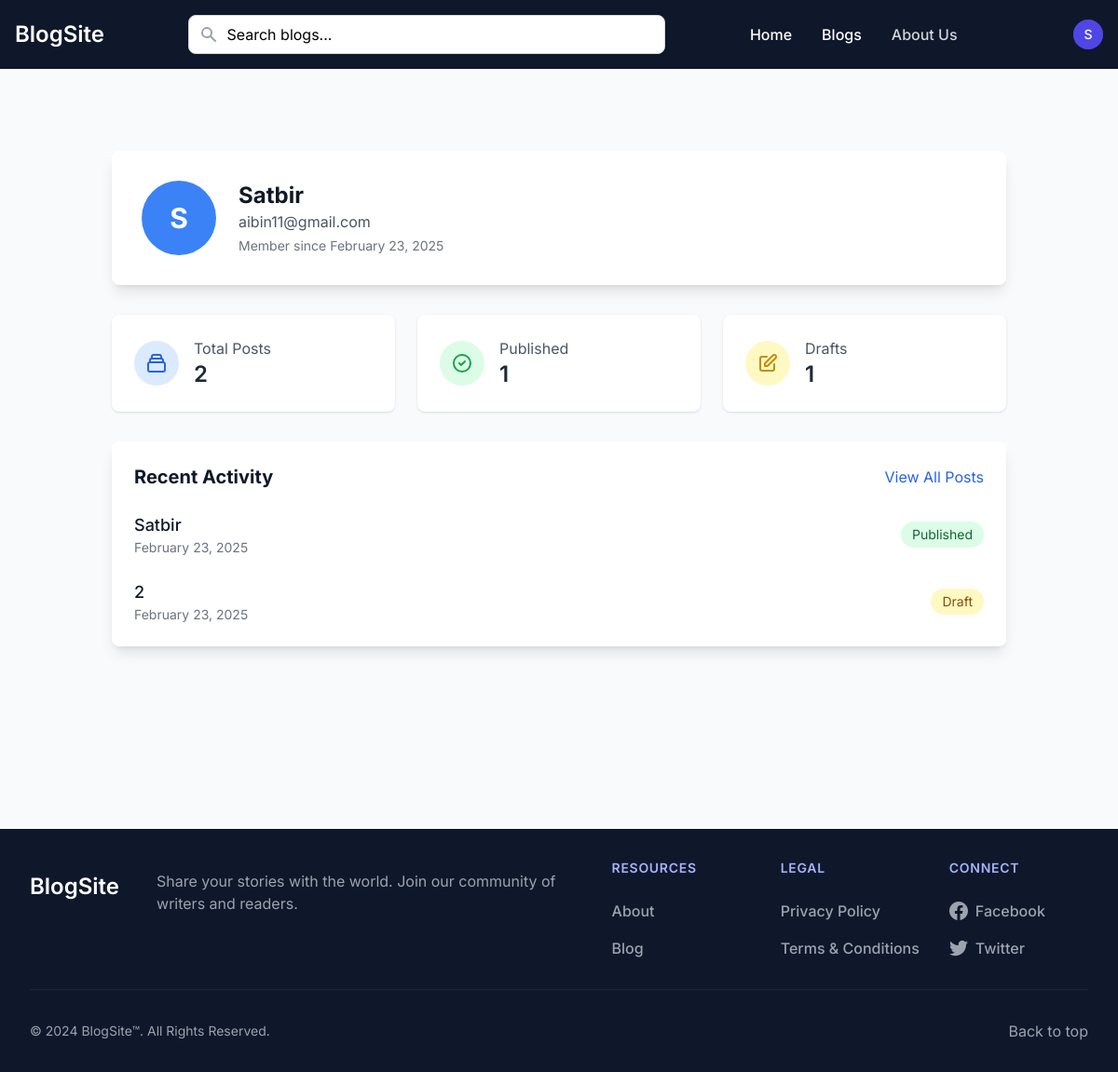
/profile (signed in), run on an earlier commit of the app's database.
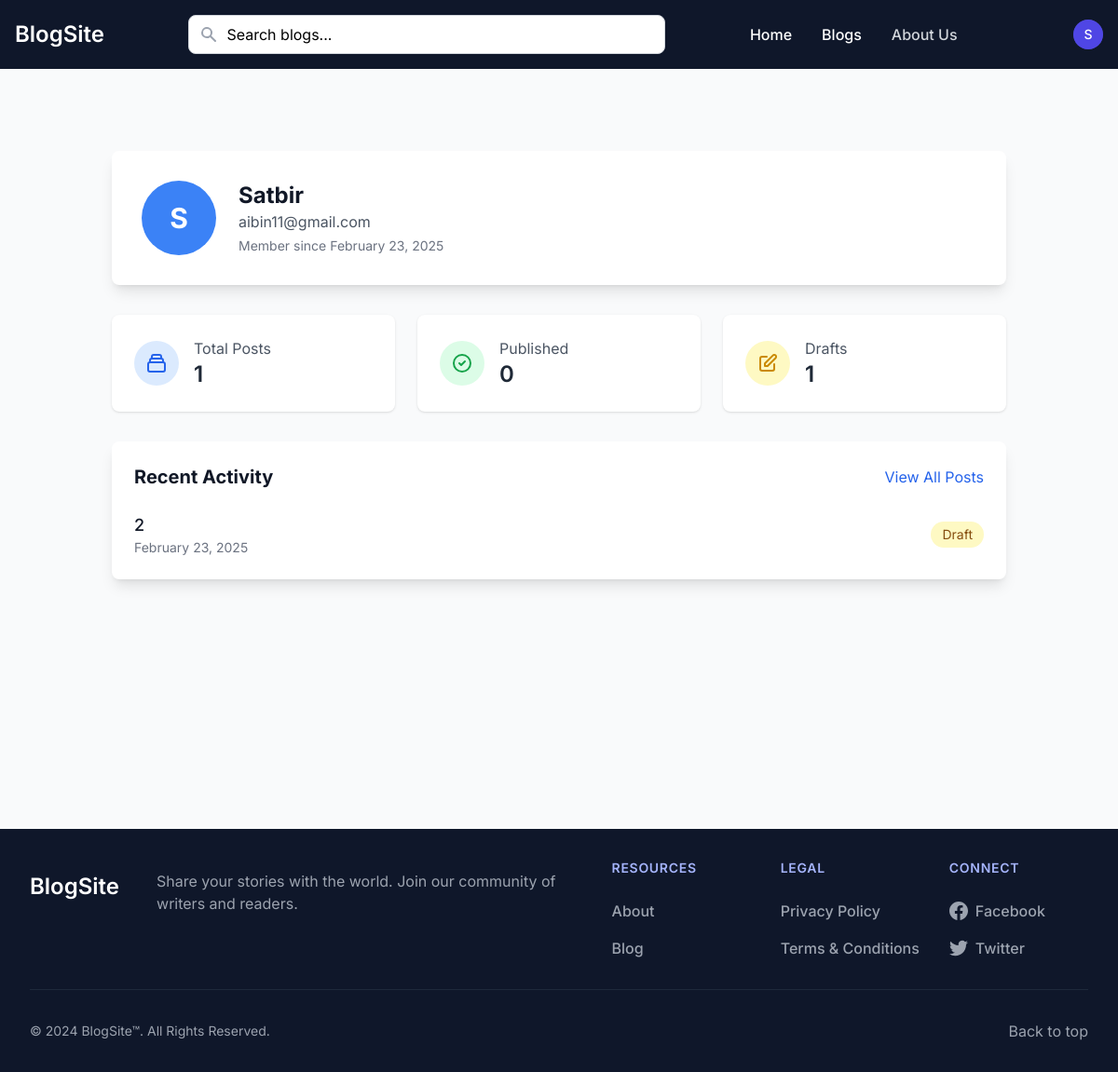
And on a later commit of the database.
### app.py (models this page shows)
class Blog(db.Model):
    id = db.Column(db.Integer, primary_key=True)
    title = db.Column(db.String(200), nullable=False)
    content = db.Column(db.Text, nullable=False)
    author_id = db.Column(db.Integer, db.ForeignKey('user.id'), nullable=False)
    category_id = db.Column(db.Integer, db.ForeignKey('category.id'), nullable=False)
    status = db.Column(db.String(20), default='draft')
    moderation_status = db.Column(db.String(20), default='pending')
    moderation_comment = db.Column(db.Text)
    moderated_by = db.Column(db.Integer, db.ForeignKey('user.id'))
    moderated_at = db.Column(db.DateTime)
    created_at = db.Column(db.DateTime, default=datetime.utcnow)
    updated_at = db.Column(db.DateTime, default=datetime.utcnow, onupdate=datetime.utcnow)
    comments = db.relationship('Comment', backref='blog', lazy=True)
    likes = db.relationship('Like', backref='blog', lazy=True)
    author = db.relationship('User', foreign_keys=[author_id], backref='blogs')
    moderator = db.relationship('User', foreign_keys=[moderated_by], backref='moderated_blogs')

### app.py (the view)
@app.route('/profile')
@login_required
def profile():
    user_blogs = Blog.query.filter_by(author_id=current_user.id)\
        .order_by(Blog.created_at.desc()).all()
    published_count = sum(1 for blog in user_blogs if blog.status == 'published')
    draft_count = sum(1 for blog in user_blogs if blog.status == 'draft')
    return render_template('profile.html',
                         user=current_user,
                         blogs=user_blogs,
                         published_count=published_count,
                         draft_count=draft_count,
                         )

### app.py (called while the page is built)
@app.context_processor
def utility_processor():
    return {
        'POSTS_PER_PAGE': app.config['POSTS_PER_PAGE'],
        'min': min  # Make min() function available in templates
    }

@login_manager.user_loader
def load_user(user_id):
    return User.query.get(int(user_id))

### templates/profile.html (shortened to what the changed rows need)
{% extends "base.html" %}
{% block content %}
<div class="max-w-6xl mx-auto my-10 px-4">
    <div class="bg-white rounded-lg shadow-lg overflow-hidden mb-8">
        <div class="p-8">
            <div class="flex items-center">
                <div class="ml-6">
                    <h1 class="text-2xl font-bold text-gray-900">{{ current_user.name }}</h1>
                </div>
            </div>
        </div>
    </div>
    <div class="grid grid-cols-1 md:grid-cols-3 gap-6 mb-8">
        <div class="bg-white rounded-lg shadow p-6">
            <div class="flex items-center">
                <div class="ml-4">
                    <p class="text-gray-600">Total Posts</p>
                    <p class="text-2xl font-semibold text-gray-800">{{ blogs|length }}</p>
                </div>
            </div>
        </div>
        <div class="bg-white rounded-lg shadow p-6">
            <div class="flex items-center">
                <div class="ml-4">
                    <p class="text-gray-600">Published</p>
                    <p class="text-2xl font-semibold text-gray-800">{{ published_count }}</p>
                </div>
            </div>
        </div>
    </div>
    <div class="bg-white rounded-lg shadow-lg overflow-hidden">
        <div class="p-6">
            <div class="flex justify-between items-center mb-6">
                <h2 class="text-xl font-bold text-gray-900">Recent Activity</h2>
            </div>
            <div class="space-y-6">
                {% for blog in blogs[:5] %}
                <div class="flex items-center justify-between">
                    <div>
                        <a href="{{ url_for('view_blog', blog_id=blog.id) }}" class="text-lg font-medium text-gray-900 hover:text-blue-600">
                            {{ blog.title }}
                        </a>
                        <p class="text-sm text-gray-500">{{ blog.created_at.strftime('%B %d, %Y') }}</p>
                    </div>
                    <span class="px-3 py-1 text-sm rounded-full {{ 'bg-green-100 text-green-800' if blog.status == 'published' else 'bg-yellow-100 text-yellow-800' }}">
                        {{ blog.status|title }}
                    </span>
                </div>
                {% else %}
                <p class="text-gray-600 text-center py-4">No blog posts yet.</p>
                {% endfor %}
            </div>
        </div>
    </div>
</div>
{% endblock %}

What changed in the data, as far as the page shows it:
removed Blog: title "Satbir", created_at "February 23, 2025", status "Published"
Also different on the page:
{{ blogs|length }}: "2" → "1"
{{ published_count }}: "1" → "0"
